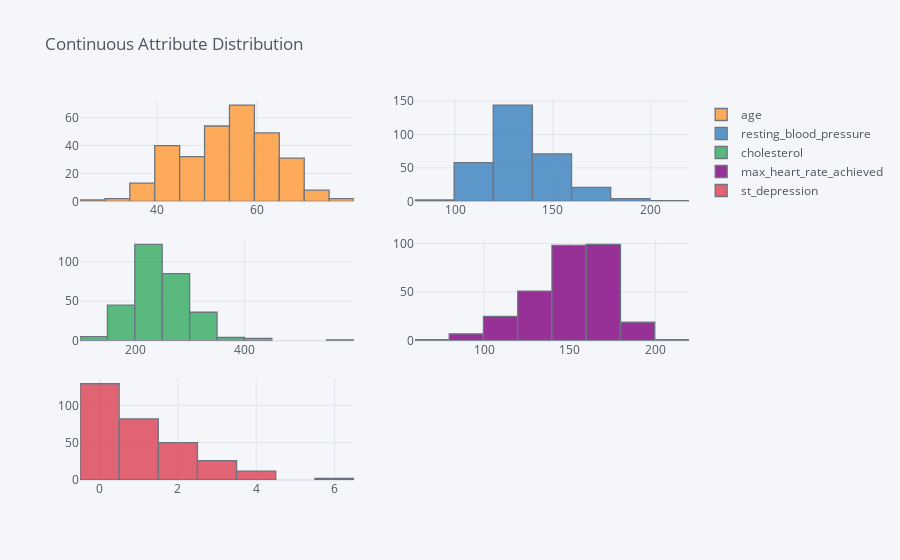

Notebook code cell kept with this figure:
### Markdown cell above
**Discrete Attribute Description**:
1. **The number of male patients is greater than female patients**
2. **Most patients suffer from typical angina chest pain type**. Angina pectoris or typical angina is the discomfort that is noted when the heart does not get enough blood or oxygen. Typical angina is usually defined with the following [characteristics](https://www.textbookofcardiology.org/wiki/Chest_Pain_/_Angina_Pectoris):
    - Substernal chest discomfort of characteristic quality and duration
    - Provoked by exertion or emotional stress
    - Relieved by rest and/or nitroglycerine
    
   For atypical angina or non-anginal pain only show 2 or 1 of these characteristics. Asymptomatic means not showing any symptoms
3. [Fasting blood sugar test](https://www.mayoclinic.org/diseases-conditions/diabetes/diagnosis-treatment/drc-20371451) is a test carried out to measure blood sugar after an overnight fast. If fasting blood sugar level lower than 120 mg/dL is normal, but if it's higher than 120 mg/dL on two separate tests, the patient has diabetes. From the visualization above, **most patients have a test result of less than 120 mg/dL which means that is normal**
4. The [resting electrocardiogram (ECG)](https://www.physimed.com/accueil-patients/diagnostic-techniques/resting-ecg/?lang=en) is a test that measures the electrical activity of the heart. Normally, the electric impulses cross the heart, which contracts approximately 60 – 80 times per minute at rest. Each contraction of the ventricles represents one heartbeat. From the visualization above it turns out to show a **balance** of **the number of patients who have normal and abnormal heart rates**
5. [Angina](https://www.mayoclinic.org/diseases-conditions/angina/symptoms-causes/syc-20369373), which may also be called angina pectoris, is often described as squeezing, pressure, heaviness, tightness or pain in the chest. Angina is a type of chest pain caused by reduced blood flow to the heart. Angina is a symptom of coronary artery disease. Angina can be exercise-induced or caused by other symptoms of heart disease. In this case, **most patients experience angina that is not caused by exercise**
6. Patients who have horizontal ST segment depression of ⩽ 2 mm and **downsloping ST segment depression**, then it shows a [high probability](https://www.ncbi.nlm.nih.gov/pmc/articles/PMC1123032/) of affected heart disease. In this case, there are so many patients who show downsloping ST depression segment that it is very likely that **many patients have heart disease**
7. It appears that the number of major vessels in most patients is 0. Of course, blood vessels are very important for humans because these can flow nutrients and oxygen throughout the body until they return to the heart. However, **when the number of major vessels is reduced due to fat, it could be causing heart disease**
8. [Thalassemia](https://www.mayoclinic.org/diseases-conditions/thalassemia/symptoms-causes/syc-20354995) is a blood disorder passed down through families (inherited) in which the body makes an abnormal form or inadequate amount of hemoglobin. Evidently, many patients suffer **fixed defect of thalassemia** where this will **increase the chances of patients affected by heart disease**

### Code cell
data[col_continuous].iplot(kind='hist', bins=10, subplots=True, title='Continuous Attribute Distribution')

### Figure 1 — Plotly figure (JSON) as saved in the notebook; plotly's stock layout.template omitted (floating-point values rounded to 4 significant figures; data arrays with more than 128 entries replaced by an {"elided": "..."} marker saying what was removed)
{"data": [{"opacity": 0.8, "name": "age", "yaxis": "y", "histnorm": "", "xaxis": "x", "nbinsx": 10, "histfunc": "count", "marker": {"color": "rgba(255, 153, 51, 1.0)", "line": {"color": "#4D5663", "width": 1.3}}, "x": {"elided": "301 int values"}, "type": "histogram", "orientation": "v"}, {"opacity": 0.8, "name": "resting_blood_pressure", "yaxis": "y2", "histnorm": "", "xaxis": "x2", "nbinsx": 10, "histfunc": "count", "marker": {"color": "rgba(55, 128, 191, 1.0)", "line": {"color": "#4D5663", "width": 1.3}}, "x": {"elided": "301 int values"}, "type": "histogram", "orientation": "v"}, {"opacity": 0.8, "name": "cholesterol", "yaxis": "y3", "histnorm": "", "xaxis": "x3", "nbinsx": 10, "histfunc": "count", "marker": {"color": "rgba(50, 171, 96, 1.0)", "line": {"color": "#4D5663", "width": 1.3}}, "x": {"elided": "301 int values"}, "type": "histogram", "orientation": "v"}, {"opacity": 0.8, "name": "max_heart_rate_achieved", "yaxis": "y4", "histnorm": "", "xaxis": "x4", "nbinsx": 10, "histfunc": "count", "marker": {"color": "rgba(128, 0, 128, 1.0)", "line": {"color": "#4D5663", "width": 1.3}}, "x": {"elided": "301 int values"}, "type": "histogram", "orientation": "v"}, {"opacity": 0.8, "name": "st_depression", "yaxis": "y5", "histnorm": "", "xaxis": "x5", "nbinsx": 10, "histfunc": "count", "marker": {"color": "rgba(219, 64, 82, 1.0)", "line": {"color": "#4D5663", "width": 1.3}}, "x": {"elided": "301 float values"}, "type": "histogram", "orientation": "v"}], "layout": {"xaxis": {"tickfont": {"color": "#4D5663"}, "domain": [0, 0.45], "title": {"text": "", "font": {"color": "#4D5663"}}, "showgrid": true, "zerolinecolor": "#E1E5ED", "gridcolor": "#E1E5ED", "anchor": "y"}, "title": {"text": "Continuous Attribute Distribution", "font": {"color": "#4D5663"}}, "paper_bgcolor": "#F5F6F9", "xaxis5": {"tickfont": {"color": "#4D5663"}, "domain": [0, 0.45], "title": {"text": "", "font": {"color": "#4D5663"}}, "showgrid": true, "zerolinecolor": "#E1E5ED", "gridcolor": "#E1E5ED", "anchor": "y5"}, "plot_bgcolor": "#F5F6F9", "xaxis4": {"tickfont": {"color": "#4D5663"}, "domain": [0.55, 1], "title": {"text": "", "font": {"color": "#4D5663"}}, "showgrid": true, "zerolinecolor": "#E1E5ED", "gridcolor": "#E1E5ED", "anchor": "y4"}, "xaxis3": {"tickfont": {"color": "#4D5663"}, "domain": [0, 0.45], "title": {"text": "", "font": {"color": "#4D5663"}}, "showgrid": true, "zerolinecolor": "#E1E5ED", "gridcolor": "#E1E5ED", "anchor": "y3"}, "xaxis2": {"tickfont": {"color": "#4D5663"}, "domain": [0.55, 1], "title": {"text": "", "font": {"color": "#4D5663"}}, "showgrid": true, "zerolinecolor": "#E1E5ED", "gridcolor": "#E1E5ED", "anchor": "y2"}, "yaxis": {"tickfont": {"color": "#4D5663"}, "domain": [0.7333, 1], "title": {"text": "", "font": {"color": "#4D5663"}}, "showgrid": true, "zerolinecolor": "#E1E5ED", "gridcolor": "#E1E5ED", "anchor": "x"}, "barmode": "overlay", "yaxis2": {"tickfont": {"color": "#4D5663"}, "domain": [0.7333, 1], "title": {"text": "", "font": {"color": "#4D5663"}}, "showgrid": true, "zerolinecolor": "#E1E5ED", "gridcolor": "#E1E5ED", "anchor": "x2"}, "yaxis3": {"tickfont": {"color": "#4D5663"}, "domain": [0.3667, 0.6333], "title": {"text": "", "font": {"color": "#4D5663"}}, "showgrid": true, "zerolinecolor": "#E1E5ED", "gridcolor": "#E1E5ED", "anchor": "x3"}, "yaxis4": {"tickfont": {"color": "#4D5663"}, "domain": [0.3667, 0.6333], "title": {"text": "", "font": {"color": "#4D5663"}}, "showgrid": true, "zerolinecolor": "#E1E5ED", "gridcolor": "#E1E5ED", "anchor": "x4"}, "yaxis5": {"tickfont": {"color": "#4D5663"}, "domain": [0, 0.2667], "title": {"text": "", "font": {"color": "#4D5663"}}, "showgrid": true, "zerolinecolor": "#E1E5ED", "gridcolor": "#E1E5ED", "anchor": "x5"}, "legend": {"bgcolor": "#F5F6F9", "font": {"color": "#4D5663"}}}}
